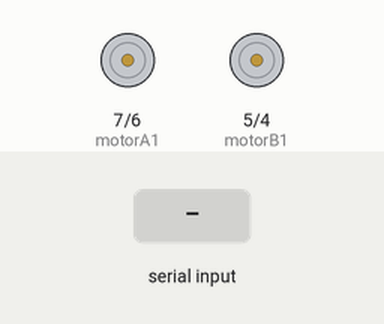
This sketch was run on a simulated Arduino Uno, built with avr-gcc and run on an emulated ATmega328P. On the bench: motor-driver pin pairs drawn as motors (green arrow = first pin HIGH = forward, orange = second pin HIGH = backward, longer = more drive, scaled by the enable pin). The test bench sets the inputs (shaded band).

Above: at 1.2 s.
1.3 s: "F" received over Serial
At 2.5 s:
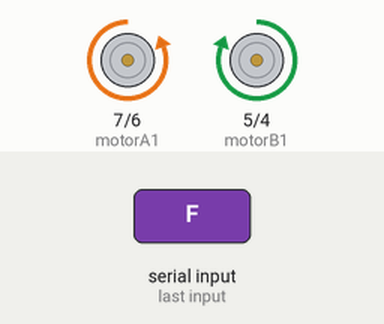
2.8 s: "B" received over Serial
At 3.7 s:
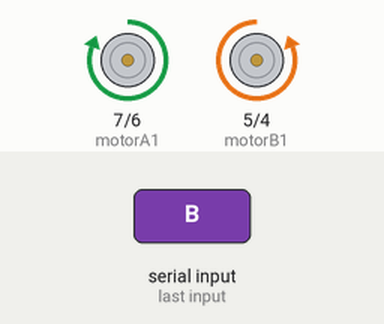
4.3 s: "L" received over Serial
At 4.8 s:
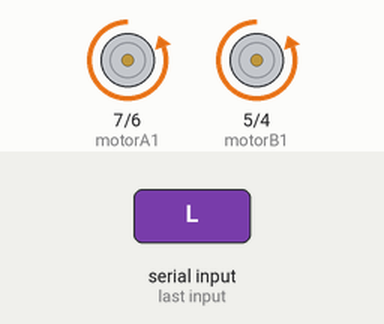
5.8 s: "R" received over Serial
At 7.0 s:
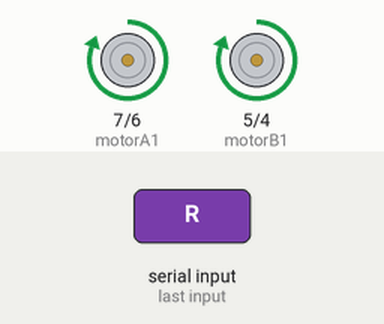
7.3 s: "S" received over Serial
At 8.3 s:
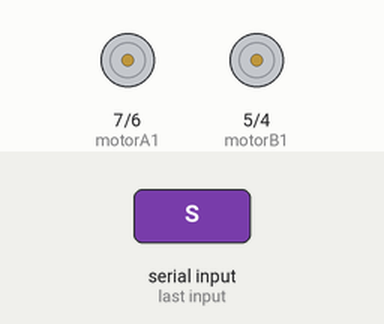
Timing chart, 0 to 9.8 s (numbered marks = the images above; inputs shaded):
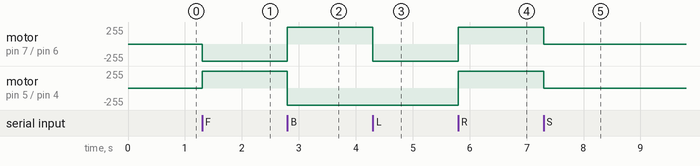

Measured:
- after the input at 1.3 s, motor on pin 7 (motorA1) / pin 6 (motorA2): stopped → backward 255/255 at once; motor on pin 5 (motorB1) / pin 4 (motorB2): stopped → forward 255/255 at once
- after the input at 2.8 s, motor on pin 7 (motorA1) / pin 6 (motorA2): backward 255/255 → forward 255/255 at once; motor on pin 5 (motorB1) / pin 4 (motorB2): forward 255/255 → backward 255/255 at once
- after the input at 4.3 s, motor on pin 7 (motorA1) / pin 6 (motorA2): forward 255/255 → backward 255/255 at once
- after the input at 5.8 s, motor on pin 7 (motorA1) / pin 6 (motorA2), motor on pin 5 (motorB1) / pin 4 (motorB2): backward 255/255 → forward 255/255 at once
- after the input at 7.3 s, motor on pin 7 (motorA1) / pin 6 (motorA2), motor on pin 5 (motorB1) / pin 4 (motorB2): forward 255/255 → stopped at once

The sketch:

SourceCode.ino
```cpp
#include <AFMotor.h>

// Define motor pins
#define motorA1 7 // IN1
#define motorA2 6 // IN2
#define motorB1 5 // IN3
#define motorB2 4 // IN4
#define ENA 8     // PWM for motor A
#define ENB 3     // PWM for motor B

void setup() {
  Serial.begin(9600); // Start Bluetooth communication
  pinMode(motorA1, OUTPUT);
  pinMode(motorA2, OUTPUT);
  pinMode(motorB1, OUTPUT);
  pinMode(motorB2, OUTPUT);
  pinMode(ENA, OUTPUT);
  pinMode(ENB, OUTPUT);
}

void loop() {
  if (Serial.available()) {
    char command = Serial.read(); // Read command from Bluetooth
    controlMotors(command);
  }
}

void controlMotors(char command) {
  switch (command) {
    case 'F': // Move Forward
      digitalWrite(motorA1, LOW);
      digitalWrite(motorA2, HIGH);
      digitalWrite(motorB1, HIGH);
      digitalWrite(motorB2, LOW);
      analogWrite(ENA, 255); // Set speed (max)
      analogWrite(ENB, 255); // Set speed (max)
      break;
    case 'B': // Move Backward
      digitalWrite(motorA1, HIGH);
      digitalWrite(motorA2, LOW);
      digitalWrite(motorB1, LOW);
      digitalWrite(motorB2, HIGH);
      analogWrite(ENA, 255); // Set speed (max)
      analogWrite(ENB, 255); // Set speed (max)
      break;
    case 'L': // Turn Left
      digitalWrite(motorA1, LOW);
      digitalWrite(motorA2, HIGH);
      digitalWrite(motorB1, LOW);
      digitalWrite(motorB2, HIGH);
      analogWrite(ENA, 255); // Set speed (max)
      analogWrite(ENB, 255); // Set speed (max)
      break;
    case 'R': // Turn Right
      digitalWrite(motorA1, HIGH);
      digitalWrite(motorA2, LOW);
      digitalWrite(motorB1, HIGH);
      digitalWrite(motorB2, LOW);
      analogWrite(ENA, 255); // Set speed (max)
      analogWrite(ENB, 255); // Set speed (max)
      break;
    case 'S': // Stop
      digitalWrite(motorA1, LOW);
      digitalWrite(motorA2, LOW);
      digitalWrite(motorB1, LOW);
      digitalWrite(motorB2, LOW);
      break;
    default: // Default case
      break;
  }
}
```
